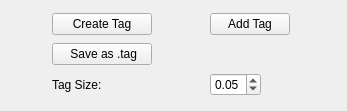
<?xml version="1.0" encoding="UTF-8"?>
<ui version="4.0">
 <class>tagProps</class>
 <widget class="QWidget" name="tagProps">
  <property name="geometry">
   <rect>
    <x>0</x>
    <y>0</y>
    <width>347</width>
    <height>111</height>
   </rect>
  </property>
  <property name="sizePolicy">
   <sizepolicy hsizetype="Fixed" vsizetype="Fixed">
    <horstretch>0</horstretch>
    <verstretch>0</verstretch>
   </sizepolicy>
  </property>
  <property name="windowTitle">
   <string>Form</string>
  </property>
  <property name="tag" stdset="0">
   <rect>
    <x>0</x>
    <y>0</y>
    <width>198</width>
    <height>88</height>
   </rect>
  </property>
  <layout class="QGridLayout" name="gridLayout">
   <property name="leftMargin">
    <number>0</number>
   </property>
   <property name="rightMargin">
    <number>4</number>
   </property>
   <item row="2" column="0">
    <widget class="QPushButton" name="SaveTagFile">
     <property name="sizePolicy">
      <sizepolicy hsizetype="Preferred" vsizetype="Fixed">
       <horstretch>0</horstretch>
       <verstretch>0</verstretch>
      </sizepolicy>
     </property>
     <property name="minimumSize">
      <size>
       <width>60</width>
       <height>0</height>
      </size>
     </property>
     <property name="maximumSize">
      <size>
       <width>100</width>
       <height>16777215</height>
      </size>
     </property>
     <property name="text">
      <string>     Save as .tag    </string>
     </property>
    </widget>
   </item>
   <item row="1" column="0">
    <widget class="QPushButton" name="CreateTagPoint">
     <property name="sizePolicy">
      <sizepolicy hsizetype="Preferred" vsizetype="Fixed">
       <horstretch>0</horstretch>
       <verstretch>0</verstretch>
      </sizepolicy>
     </property>
     <property name="minimumSize">
      <size>
       <width>60</width>
       <height>0</height>
      </size>
     </property>
     <property name="maximumSize">
      <size>
       <width>100</width>
       <height>16777215</height>
      </size>
     </property>
     <property name="text">
      <string>Create Tag</string>
     </property>
    </widget>
   </item>
   <item row="3" column="0">
    <widget class="QLabel" name="TagsizeLabel">
     <property name="sizePolicy">
      <sizepolicy hsizetype="Preferred" vsizetype="Preferred">
       <horstretch>0</horstretch>
       <verstretch>0</verstretch>
      </sizepolicy>
     </property>
     <property name="minimumSize">
      <size>
       <width>40</width>
       <height>0</height>
      </size>
     </property>
     <property name="maximumSize">
      <size>
       <width>100</width>
       <height>16777215</height>
      </size>
     </property>
     <property name="text">
      <string>Tag Size:</string>
     </property>
    </widget>
   </item>
   <item row="3" column="1">
    <widget class="QDoubleSpinBox" name="TagSize">
     <property name="sizePolicy">
      <sizepolicy hsizetype="Fixed" vsizetype="Fixed">
       <horstretch>0</horstretch>
       <verstretch>0</verstretch>
      </sizepolicy>
     </property>
     <property name="maximum">
      <double>1.000000000000000</double>
     </property>
     <property name="singleStep">
      <double>0.010000000000000</double>
     </property>
     <property name="value">
      <double>0.050000000000000</double>
     </property>
    </widget>
   </item>
   <item row="1" column="1">
    <widget class="QPushButton" name="AddTagPoint">
     <property name="sizePolicy">
      <sizepolicy hsizetype="Fixed" vsizetype="Fixed">
       <horstretch>0</horstretch>
       <verstretch>0</verstretch>
      </sizepolicy>
     </property>
     <property name="minimumSize">
      <size>
       <width>30</width>
       <height>0</height>
      </size>
     </property>
     <property name="text">
      <string>Add Tag</string>
     </property>
    </widget>
   </item>
  </layout>
 </widget>
 <resources/>
 <connections/>
</ui>
